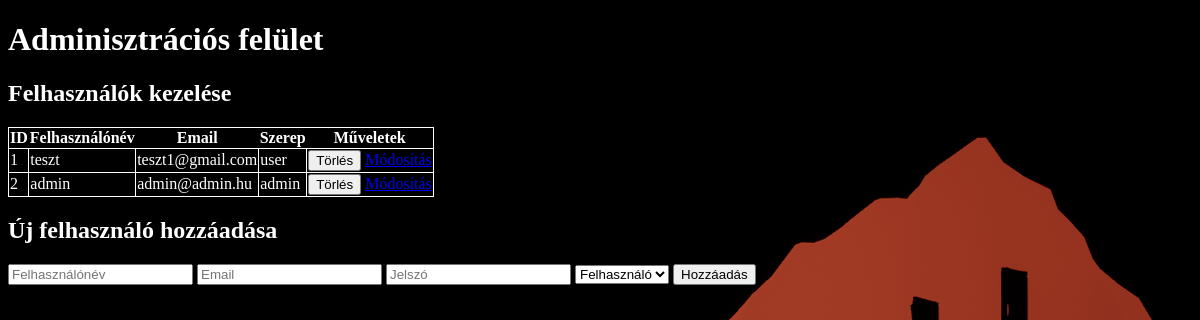
The page /admin.php (signed in) on the database as committed earlier.
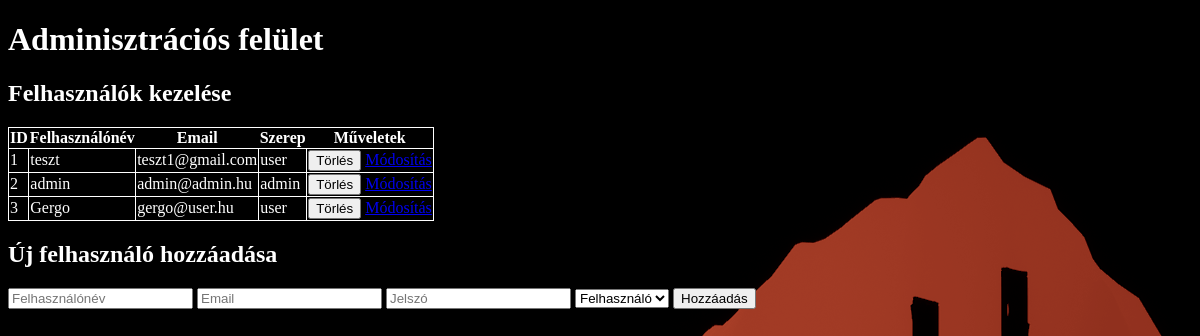
The same page on the database as committed later.
### tables this page shows
CREATE TABLE `users` (
  `id` int(11) NOT NULL,
  `username` varchar(255) NOT NULL,
  `password` varchar(255) NOT NULL,
  `email` varchar(255) DEFAULT NULL,
  `role` enum('admin','user') NOT NULL DEFAULT 'user',
  `Stilus` int(11) NOT NULL
);

### admin.php (the view, shortened to what this page needs)
<?php
require_once 'db_connect.php';
$result = $conn->query("SELECT * FROM users");
?>
<!DOCTYPE html>
<html lang="hu">
<head>
    <link rel="stylesheet" href="admin.css">
</head>
<body>
    <h1>Adminisztrációs felület</h1>
    <h2>Felhasználók kezelése</h2>
    <table>
        <tr>
            <th>ID</th>
            <th>Felhasználónév</th>
            <th>Email</th>
            <th>Szerep</th>
            <th>Műveletek</th>
        </tr>
        <?php while ($row = $result->fetch_assoc()): ?>
            <tr>
                <td><?php echo $row['id']; ?></td>
                <td><?php echo htmlspecialchars($row['username']); ?></td>
                <td><?php echo htmlspecialchars($row['email']); ?></td>
                <td><?php echo $row['role']; ?></td>
                <td>
                    <form action="admin.php" method="post" style="display:inline;">
                        <button type="submit" name="delete_user">Törlés</button>
                    </form>
                    <a href="edit_user.php?id=<?php echo $row['id']; ?>">Módosítás</a>
                </td>
            </tr>
        <?php endwhile; ?>
    </table>
    <h2>Új felhasználó hozzáadása</h2>
    <form action="add_user.php" method="post">
        <input type="text" name="username" placeholder="Felhasználónév" required>
        <input type="email" name="email" placeholder="Email" required>
        <input type="password" name="password" placeholder="Jelszó" required>
        <select name="role">
            <option value="user">Felhasználó</option>
        </select>
        <button type="submit">Hozzáadás</button>
    </form>
</body>
</html>

### admin.css (style rules this page uses)
body { background-image: url(img/wallpaper.png); color: white; }
table { border: 1px solid white; border-collapse: collapse; }
tr td { border: 1px solid white; border-collapse: collapse; }

Rows that differ between the two databases and show on the page:
added users: id "3", username "Gergo", email "gergo@user.hu", role "user"
